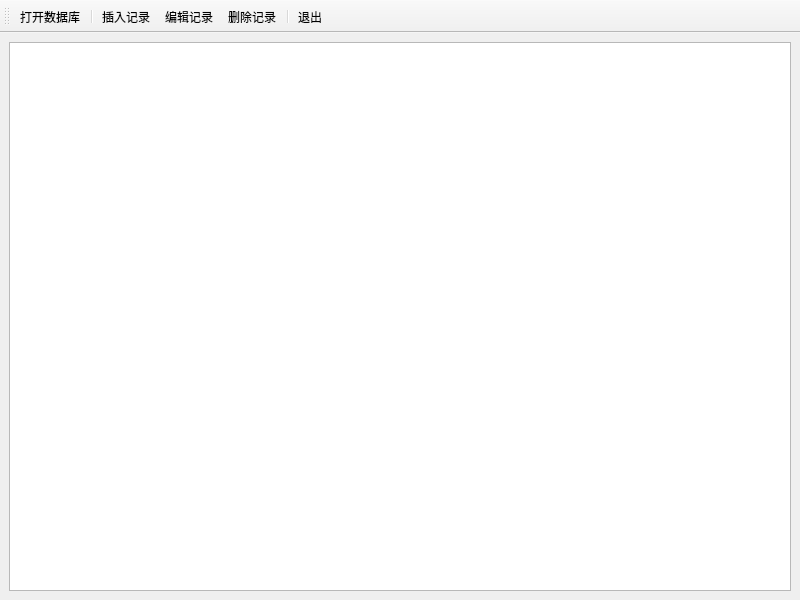
<?xml version="1.0" encoding="UTF-8"?>
<ui version="4.0">
 <class>MainWindow</class>
 <widget class="QMainWindow" name="MainWindow">
  <property name="geometry">
   <rect>
    <x>0</x>
    <y>0</y>
    <width>800</width>
    <height>600</height>
   </rect>
  </property>
  <property name="windowTitle">
   <string>MainWindow</string>
  </property>
  <widget class="QWidget" name="centralwidget">
   <layout class="QGridLayout" name="gridLayout">
    <item row="0" column="0">
     <widget class="QTableView" name="tableView"/>
    </item>
   </layout>
  </widget>
  <widget class="QToolBar" name="toolBar">
   <property name="windowTitle">
    <string>toolBar</string>
   </property>
   <property name="toolButtonStyle">
    <enum>Qt::ToolButtonTextUnderIcon</enum>
   </property>
   <attribute name="toolBarArea">
    <enum>TopToolBarArea</enum>
   </attribute>
   <attribute name="toolBarBreak">
    <bool>false</bool>
   </attribute>
   <addaction name="actOpenDB"/>
   <addaction name="separator"/>
   <addaction name="actInsert"/>
   <addaction name="actUpdate"/>
   <addaction name="actDelete"/>
   <addaction name="separator"/>
   <addaction name="actExit"/>
  </widget>
  <action name="actOpenDB">
   <property name="icon">
    <iconset resource="res.qrc">
     <normaloff>:/icons/open.bmp</normaloff>:/icons/open.bmp</iconset>
   </property>
   <property name="text">
    <string>打开数据库</string>
   </property>
   <property name="toolTip">
    <string>打开数据库</string>
   </property>
  </action>
  <action name="actInsert">
   <property name="icon">
    <iconset resource="res.qrc">
     <normaloff>:/icons/insert.bmp</normaloff>:/icons/insert.bmp</iconset>
   </property>
   <property name="text">
    <string>插入记录</string>
   </property>
   <property name="toolTip">
    <string>插入记录</string>
   </property>
  </action>
  <action name="actUpdate">
   <property name="icon">
    <iconset resource="res.qrc">
     <normaloff>:/icons/edit.bmp</normaloff>:/icons/edit.bmp</iconset>
   </property>
   <property name="text">
    <string>编辑记录</string>
   </property>
   <property name="toolTip">
    <string>编辑记录</string>
   </property>
  </action>
  <action name="actDelete">
   <property name="icon">
    <iconset resource="res.qrc">
     <normaloff>:/icons/delete.bmp</normaloff>:/icons/delete.bmp</iconset>
   </property>
   <property name="text">
    <string>删除记录</string>
   </property>
   <property name="toolTip">
    <string>删除记录</string>
   </property>
  </action>
  <action name="actExit">
   <property name="icon">
    <iconset resource="res.qrc">
     <normaloff>:/icons/exit.bmp</normaloff>:/icons/exit.bmp</iconset>
   </property>
   <property name="text">
    <string>退出</string>
   </property>
   <property name="toolTip">
    <string>退出</string>
   </property>
  </action>
 </widget>
 <resources>
  <include location="res.qrc"/>
 </resources>
 <connections>
  <connection>
   <sender>actExit</sender>
   <signal>triggered(bool)</signal>
   <receiver>MainWindow</receiver>
   <slot>close()</slot>
   <hints>
    <hint type="sourcelabel">
     <x>-1</x>
     <y>-1</y>
    </hint>
    <hint type="destinationlabel">
     <x>399</x>
     <y>299</y>
    </hint>
   </hints>
  </connection>
 </connections>
</ui>
